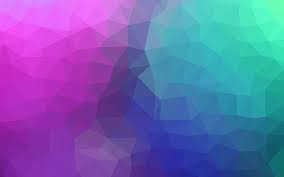
#> input picture data/test_gradient.jpeg, 284 x 177 px, found by its file name
$ python thresh.py
#> lines starting #> are read from the running program, lines starting #| are printed output that depends on the picture; after the words box and inside, x2 and y2 are one past the last pixel; in counts of white or black regions, pixels touching at a corner belong together
from cv2 import cv2


img = cv2.imread('data/test_gradient.jpeg',0)
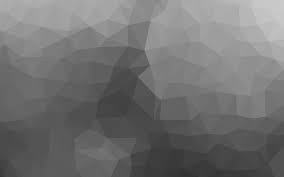
#> img: shape (177, 284); min 48, max 202, mean 113.7
cv2.imshow('Original',img)

ret,thresh1 = cv2.threshold(img,127,255,cv2.THRESH_BINARY)
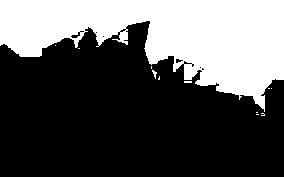
#> thresh1: shape (177, 284); 34.4% white; 12 white regions (10 under 20 px), largest, box (x1, y1, x2, y2) and area: (0, 0, 284, 112) 17247, (152, 70, 157, 79) 21
cv2.imshow('THRESH_BINARY',thresh1)

ret,thresh2 = cv2.threshold(img,127,255,cv2.THRESH_BINARY_INV)
cv2.imshow('THRESH_BINARY_INV',thresh2)

ret,thresh3 = cv2.threshold(img,127,255,cv2.THRESH_TRUNC)
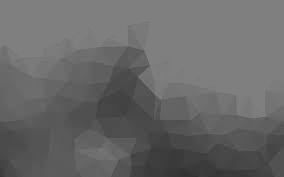
#> thresh3: shape (177, 284); min 48, max 127, mean 104.2
cv2.imshow('THRESH_TRUNC',thresh3)

ret,thresh4 = cv2.threshold(img,127,255,cv2.THRESH_TOZERO)
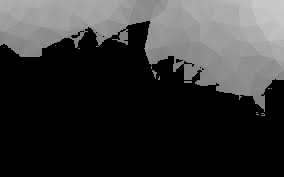
#> thresh4: shape (177, 284); min 0, max 202, mean 53.2
cv2.imshow('THRESH_TOZERO',thresh4)

ret,thresh5 = cv2.threshold(img,127,255,cv2.THRESH_TOZERO_INV)
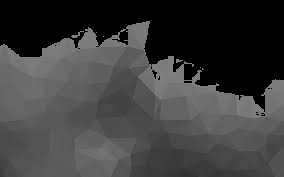
#> thresh5: shape (177, 284); min 0, max 127, mean 60.4
cv2.imshow('THRESH_TOZERO_INV',thresh5)

cv2.waitKey(0)
cv2.destroyAllWindows()
